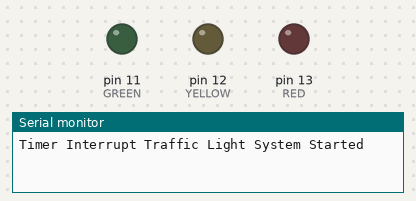
Simulated run of this sketch. Board: Arduino Uno, built with avr-gcc and run on an emulated ATmega328P. Shown: output pins drawn as LEDs (lit = HIGH), the last lines printed to the serial monitor.

Above: at 0.5 s.
At 3.0 s:
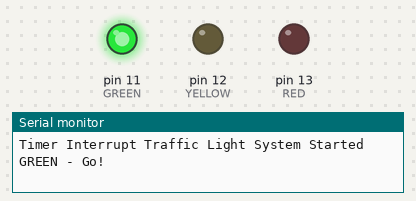
At 6.0 s:
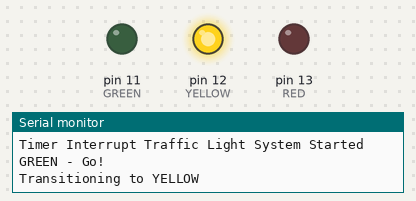
At 9.5 s:
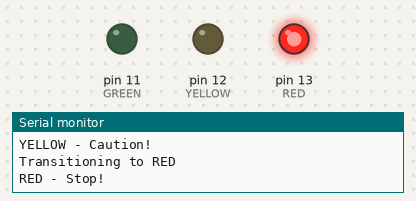
Timing chart, 0 to 15.6 s (numbered marks = the images above):
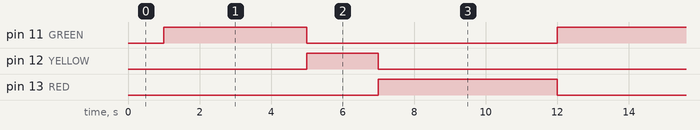

The sketch:

traffic_light_timer_interrupt.ino
```cpp
// Traffic Light System with Timer Interrupt
// Uses Timer1 for precise, non-blocking timing
// More reliable than delay() for production systems
//
// IMPORTANT: Requires TimerOne library
// Install via Arduino IDE: Sketch → Include Library → Manage Libraries
// Search for "TimerOne" and install by Jesse Tane

#include <TimerOne.h>

const int RED = 13;         // Red LED pin
const int YELLOW = 12;      // Yellow LED pin
const int GREEN = 11;       // Green LED pin

// volatile: these variables are modified in interrupt routine
volatile int state = 0;          // 0 = Green, 1 = Yellow, 2 = Red
volatile unsigned long timerCount = 0;  // Count timer interrupts

void setup() {
  // Set all LED pins as output
  pinMode(RED, OUTPUT);
  pinMode(YELLOW, OUTPUT);
  pinMode(GREEN, OUTPUT);

  // Initialize serial for debugging
  Serial.begin(9600);
  Serial.println("Timer Interrupt Traffic Light System Started");

  // Initialize Timer1
  // 1000000 microseconds = 1 second
  Timer1.initialize(1000000);

  // Attach interrupt function that runs every 1 second
  Timer1.attachInterrupt(timerInterrupt);
}

void loop() {
  // Main loop does very little
  // All work is done in the interrupt routine
  delay(100);  // Just a small delay to prevent watchdog issues

  // Optional: You can add other non-blocking tasks here
}

// TIMER INTERRUPT FUNCTION
// Called every 1 second (1000000 microseconds)
// This is where all the timing logic happens
void timerInterrupt() {
  timerCount++;  // Increment counter each second

  // State machine logic
  // Transition states based on elapsed time

  if (state == 0 && timerCount >= 5) {
    // Green light duration: 5 seconds
    // Time to switch to yellow
    state = 1;
    timerCount = 0;
    Serial.println("Transitioning to YELLOW");
  }
  else if (state == 1 && timerCount >= 2) {
    // Yellow light duration: 2 seconds
    // Time to switch to red
    state = 2;
    timerCount = 0;
    Serial.println("Transitioning to RED");
  }
  else if (state == 2 && timerCount >= 5) {
    // Red light duration: 5 seconds
    // Time to switch back to green
    state = 0;
    timerCount = 0;
    Serial.println("Transitioning to GREEN");
  }

  // Update LED outputs based on current state
  updateLights();
}

// Update LEDs based on current state
void updateLights() {
  // Turn all lights off first
  digitalWrite(RED, LOW);
  digitalWrite(YELLOW, LOW);
  digitalWrite(GREEN, LOW);

  // Turn on appropriate light based on state
  if (state == 0) {
    digitalWrite(GREEN, HIGH);
    if (timerCount == 1) Serial.println("GREEN - Go!");  // Print once per state
  }
  else if (state == 1) {
    digitalWrite(YELLOW, HIGH);
    if (timerCount == 1) Serial.println("YELLOW - Caution!");
  }
  else if (state == 2) {
    digitalWrite(RED, HIGH);
    if (timerCount == 1) Serial.println("RED - Stop!");
  }
}

// ADVANTAGES OF TIMER INTERRUPT OVER delay():
// ✓ Precise timing (hardware-based, not software)
// ✓ Non-blocking: main loop can do other tasks
// ✓ More reliable for production systems
// ✓ Easier to synchronize multiple devices
// ✓ Better for real-time applications
//
// DISADVANTAGES:
// ✗ More complex code
// ✗ Requires additional library
// ✗ Uses hardware timer (some features unavailable)
```

Measured:
- by itself, pin 11 (GREEN): repeats every 12.0 s: LOW 7.0 s, HIGH 5.0 s
- by itself, pin 12 (YELLOW): alternates HIGH for 2.0 s and LOW for 10.0 s
- by itself, pin 13 (RED): alternates HIGH for 5.0 s and LOW for 7.0 s
